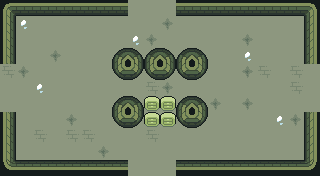

Tiled map render using the project's own tile images. Description and the whole map definition, tile-layer contents included, below:
An orthogonal 20x11 tile map with 16x16 px tiles, 6 tile layers (ground, dressing, decor, walls, ...), 3 tilesets and 12 objects (5x ENTRY, 5x ENEMY, 2x PROP).

<map version="1.10" tiledversion="1.10.2" orientation="orthogonal" renderorder="right-down" width="20" height="11" tilewidth="16" tileheight="16" infinite="0" nextlayerid="8" nextobjectid="13">
 <tileset firstgid="1" name="wall" tilewidth="16" tileheight="16" tilecount="110" columns="10">
  <image source="../../../gfx/tiles/ruins/tilesetwallsimple.png" width="160" height="176" />
 </tileset>
 <tileset firstgid="111" name="floor" tilewidth="16" tileheight="16" tilecount="374" columns="22">
  <image source="../../../gfx/tiles/ruins/tilesetinteriorfloor.png" width="352" height="272" />
 </tileset>
 <tileset firstgid="485" name="elements" tilewidth="16" tileheight="16" tilecount="27" columns="9">
  <image source="../../../gfx/tiles/ruins/elements.png" width="144" height="48" />
 </tileset>
 <layer id="1" name="ground" width="20" height="11">
  <data encoding="csv">
342,277,277,277,277,277,342,367,277,277,277,277,277,277,277,277,277,277,277,342,
277,366,277,277,277,277,277,277,277,277,367,277,277,277,277,277,277,277,277,277,
277,277,277,277,277,277,277,277,366,367,277,277,277,277,277,367,277,277,277,277,
277,277,277,367,277,277,277,277,277,277,277,277,277,277,277,366,277,277,277,277,
342,367,277,277,277,277,277,277,277,367,277,277,277,277,277,367,342,277,342,277,
277,277,366,277,277,277,277,277,277,342,367,277,277,277,277,277,277,277,342,277,
277,277,277,277,277,277,277,277,277,277,342,277,277,367,277,367,277,277,277,277,
277,277,277,277,367,277,277,277,277,367,277,277,277,277,277,277,277,366,367,277,
277,277,342,277,342,342,277,277,277,342,277,277,277,277,277,277,277,277,277,277,
277,277,277,277,277,277,367,277,277,277,277,277,277,277,277,277,277,277,277,277,
366,277,277,277,367,277,342,277,277,277,277,277,366,342,277,277,277,277,277,277
</data>
 </layer>
 <layer id="2" name="dressing" width="20" height="11">
  <data encoding="csv">
0,0,0,0,0,0,0,0,0,0,0,0,0,0,0,0,0,0,0,0,
0,0,0,0,0,0,0,0,0,0,0,0,0,0,0,0,0,0,0,0,
0,0,0,0,0,0,0,0,0,0,0,0,0,0,0,0,0,0,0,0,
0,0,0,0,0,0,0,0,0,0,0,0,0,0,0,0,0,0,0,0,
0,0,0,0,0,0,0,0,0,0,0,0,0,0,0,0,0,0,0,0,
0,0,0,0,0,0,0,0,0,0,0,0,0,0,0,0,0,0,0,0,
0,0,0,0,0,0,0,0,0,0,0,0,0,0,0,0,0,0,0,0,
0,0,0,0,0,0,0,0,0,0,0,0,0,0,0,0,0,0,0,0,
0,0,0,0,0,0,0,0,0,0,0,0,0,0,0,0,0,0,0,0,
0,0,0,0,0,0,0,0,0,0,0,0,0,0,0,0,0,0,0,0,
0,0,0,0,0,0,0,0,0,0,0,0,0,0,0,0,0,0,0,0
</data>
 </layer>
 <layer id="3" name="decor" width="20" height="11">
  <data encoding="csv">
0,0,0,0,0,0,0,0,0,0,0,0,0,0,0,0,0,0,0,0,
0,0,0,0,0,0,0,0,0,0,0,0,0,0,0,0,0,0,0,0,
0,0,0,0,0,0,0,0,0,0,0,0,0,0,0,0,0,0,0,0,
0,0,0,0,0,0,0,0,0,0,0,0,0,0,0,0,0,0,0,0,
0,0,0,0,0,0,0,0,0,0,0,0,0,0,0,0,0,0,0,0,
0,0,0,0,0,0,0,0,0,0,0,0,0,0,0,0,0,0,0,0,
0,0,0,0,0,0,0,0,0,0,0,0,0,0,0,0,0,0,0,0,
0,0,0,0,0,0,0,0,0,0,0,0,0,0,0,0,0,0,0,0,
0,0,0,0,0,0,0,0,0,0,0,0,0,0,0,0,0,0,0,0,
0,0,0,0,0,0,0,0,0,0,0,0,0,0,0,0,0,0,0,0,
0,0,0,0,0,0,0,0,0,0,0,0,0,0,0,0,0,0,0,0
</data>
 </layer>
 <layer id="4" name="walls" width="20" height="11">
  <data encoding="csv">
66,69,69,69,69,69,69,69,0,0,0,69,69,69,69,69,69,69,69,70,
76,0,0,0,0,0,0,0,0,0,0,0,0,0,0,0,0,0,0,80,
76,0,0,0,0,0,0,0,0,0,0,0,0,0,0,0,0,0,0,80,
76,0,0,0,0,0,0,0,0,0,0,0,0,0,0,0,0,0,0,80,
0,0,0,0,0,0,0,0,0,0,0,0,0,0,0,0,0,0,0,0,
0,0,0,0,0,0,0,0,0,0,0,0,0,0,0,0,0,0,0,0,
0,0,0,0,0,0,0,0,0,0,0,0,0,0,0,0,0,0,0,0,
76,0,0,0,0,0,0,0,0,0,0,0,0,0,0,0,0,0,0,80,
76,0,0,0,0,0,0,0,0,0,0,0,0,0,0,0,0,0,0,80,
76,0,0,0,0,0,0,0,0,0,0,0,0,0,0,0,0,0,0,80,
106,109,109,109,109,109,109,109,0,0,0,109,109,109,109,109,109,109,109,110
</data>
 </layer>
 <layer id="5" name="props" width="20" height="11">
  <data encoding="csv">
0,0,0,0,0,0,0,0,0,0,0,0,0,0,0,0,0,0,0,0,
0,0,0,0,0,0,0,0,0,0,0,0,0,0,0,0,0,0,0,0,
0,0,0,0,0,0,0,0,0,0,0,0,0,0,0,0,0,0,0,0,
0,0,0,0,0,0,0,78,79,78,79,78,79,0,0,0,0,0,0,0,
0,0,0,0,0,0,0,88,89,88,89,88,89,0,0,0,0,0,0,0,
0,0,0,0,0,0,0,0,0,0,0,0,0,0,0,0,0,0,0,0,
0,0,0,0,0,0,0,78,79,492,492,78,79,0,0,0,0,0,0,0,
0,0,0,0,0,0,0,88,89,492,492,88,89,0,0,0,0,0,0,0,
0,0,0,0,0,0,0,0,0,0,0,0,0,0,0,0,0,0,0,0,
0,0,0,0,0,0,0,0,0,0,0,0,0,0,0,0,0,0,0,0,
0,0,0,0,0,0,0,0,0,0,0,0,0,0,0,0,0,0,0,0
</data>
 </layer>
 <layer id="6" name="overhead" width="20" height="11">
  <data encoding="csv">
0,0,0,0,0,0,0,0,0,0,0,0,0,0,0,0,0,0,0,0,
0,0,0,0,0,0,0,0,0,0,0,0,0,0,0,0,0,0,0,0,
0,0,0,0,0,0,0,0,0,0,0,0,0,0,0,0,0,0,0,0,
0,0,0,0,0,0,0,0,0,0,0,0,0,0,0,0,0,0,0,0,
0,0,0,0,0,0,0,0,0,0,0,0,0,0,0,0,0,0,0,0,
0,0,0,0,0,0,0,0,0,0,0,0,0,0,0,0,0,0,0,0,
0,0,0,0,0,0,0,0,0,0,0,0,0,0,0,0,0,0,0,0,
0,0,0,0,0,0,0,0,0,0,0,0,0,0,0,0,0,0,0,0,
0,0,0,0,0,0,0,0,0,0,0,0,0,0,0,0,0,0,0,0,
0,0,0,0,0,0,0,0,0,0,0,0,0,0,0,0,0,0,0,0,
0,0,0,0,0,0,0,0,0,0,0,0,0,0,0,0,0,0,0,0
</data>
 </layer>
 <objectgroup id="7" name="spawns">
  <object id="1" name="UP" type="ENTRY" x="152" y="24" />
  <object id="2" name="DOWN" type="ENTRY" x="152" y="152" />
  <object id="3" name="LEFT" type="ENTRY" x="24" y="88" />
  <object id="4" name="RIGHT" type="ENTRY" x="296" y="88" />
  <object id="5" name="" type="ENTRY" x="168" y="88" />
  <object id="6" name="" type="ENEMY" x="248" y="120" />
  <object id="7" name="" type="ENEMY" x="152" y="136" />
  <object id="8" name="" type="ENEMY" x="200" y="88" />
  <object id="9" name="" type="ENEMY" x="120" y="88" />
  <object id="10" name="" type="ENEMY" x="72" y="120" />
  <object id="11" name="torch" type="PROP" x="56" y="168" />
  <object id="12" name="torch" type="PROP" x="264" y="168" />
 </objectgroup>
</map>
